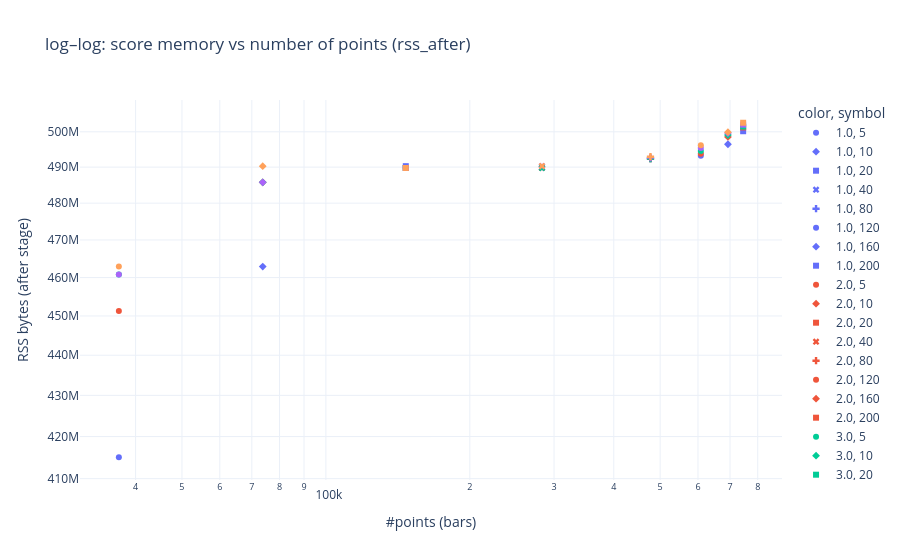
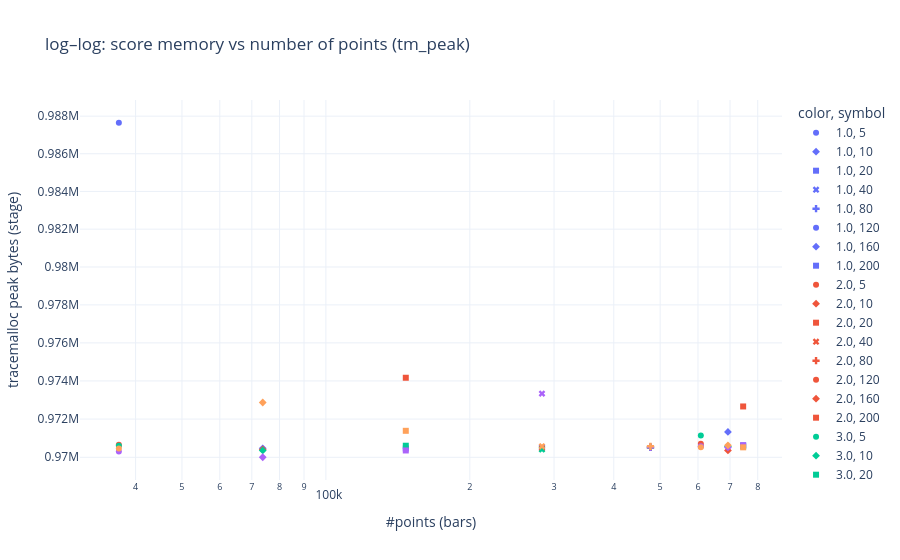
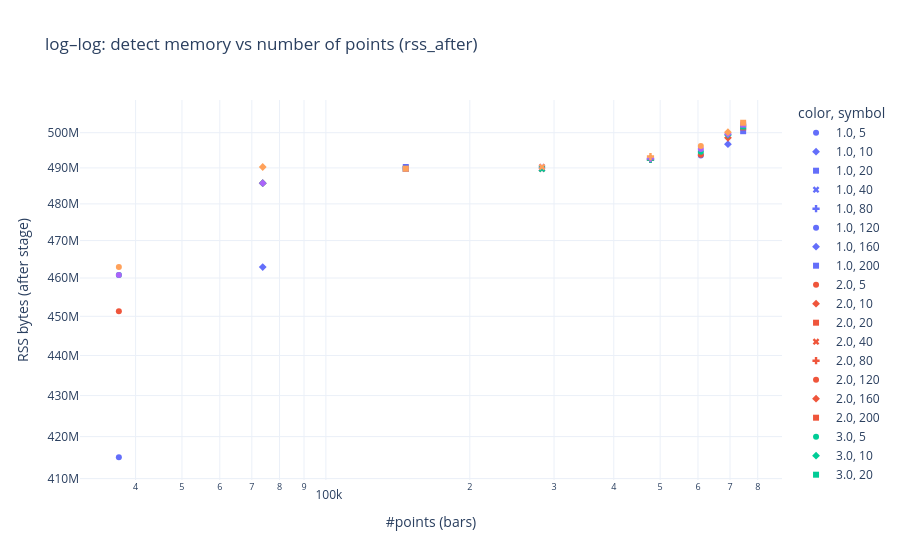
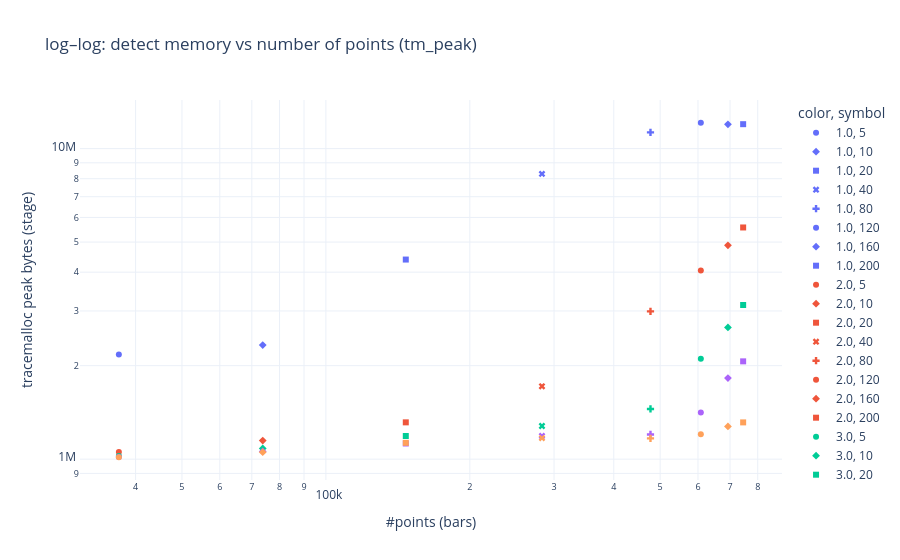

Notebook cell for these charts, in order:
### Markdown cell above
### Log–log plots: peak RSS / Python peak alloc vs points

### Code cell
def loglog_scatter_mem(stage: str, which: Literal["rss_after", "tm_peak"]) -> go.Figure:
    if which == "rss_after":
        col = f"rss_{stage}_after"
        ylab = "RSS bytes (after stage)"
    else:
        col = f"tm_peak_{stage}_bytes"
        ylab = "tracemalloc peak bytes (stage)"
    sub = df_bench[np.isfinite(df_bench[col]) & (df_bench[col] > 0) & (df_bench["n_points"] > 0)].copy()
    fig = px.scatter(
        sub,
        x="n_points",
        y=col,
        color=sub["threshold"].astype(str),
        symbol=sub["n_tickers"].astype(int).astype(str),
        log_x=True,
        log_y=True,
        title=f"log–log: {stage} memory vs number of points ({which})",
        labels={"n_points": "#points (bars)", col: ylab},
    )
    fig.update_layout(template="plotly_white")
    return fig


for stage in ("score", "detect", "extract", "embed"):
    if f"rss_{stage}_after" in df_bench.columns:
        fig = loglog_scatter_mem(stage, "rss_after")
        fig.write_html(out_dir() / f"loglog_mem_rss_vs_points_{stage}.html")
        fig.show()
    if f"tm_peak_{stage}_bytes" in df_bench.columns:
        fig = loglog_scatter_mem(stage, "tm_peak")
        fig.write_html(out_dir() / f"loglog_mem_tracemalloc_vs_points_{stage}.html")
        fig.show()
